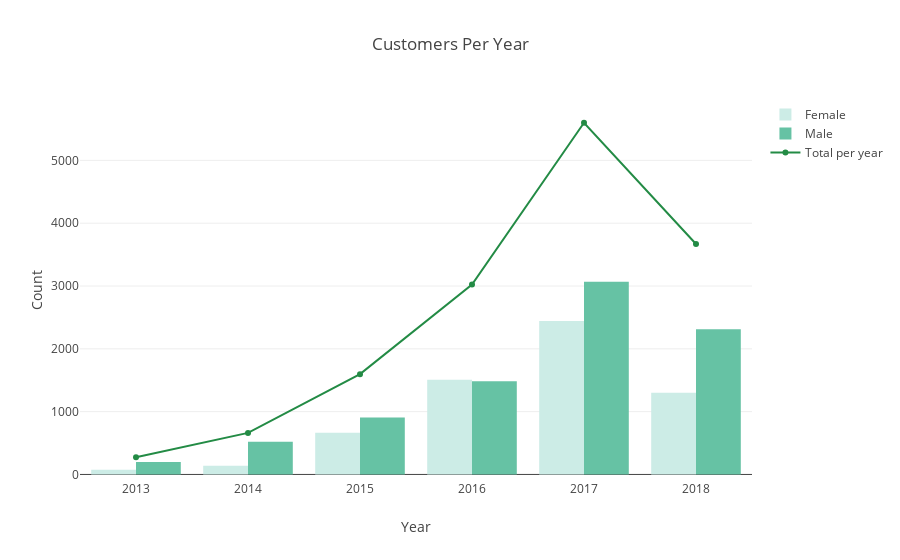

The code cell stored with this chart in its notebook:
### Code cell
customers_per_year_total = profile.became_member_on.groupby([profile.year]).count()
customers_per_year_female = profile[profile.gender == 'F'].became_member_on.groupby([profile.year]).count()
customers_per_year_male = profile[profile.gender == 'M'].became_member_on.groupby([profile.year]).count()


trace_1 = go.Bar(
    x = customers_per_year_total.index,
    y = customers_per_year_female, 
    name = 'Female', 
    #mode = 'lines',
    #legendgroup= 'group2', 
    marker=dict(
            color=bupu[2])
)



trace_2 = go.Bar(
    x = customers_per_year_total.index,
    y = customers_per_year_male, 
    name = 'Male', 
    #mode = 'lines',
    #legendgroup= 'group2', 
    marker=dict(
            color=bupu[4])
)



trace_4 = go.Scatter(
    x = customers_per_year_total.index,
    y = customers_per_year_total, 
    name = 'Total per year', 
    mode = 'lines+markers',
    #legendgroup= 'group2', 
    marker=dict(
            color=bupu[6])
)

layout = go.Layout(title="Customers Per Year", 
                        barmode='group', 
                        xaxis = dict(ticks='', nticks=8, 
                                    title=go.layout.xaxis.Title(
                                    text='Year')),
                        yaxis = dict(title=go.layout.yaxis.Title(
                                    text='Count')))

fig = go.Figure(data=[trace_1, trace_2, trace_4], layout=layout)
plotly.offline.iplot(fig)


#py.iplot(fig, filename='Accidents_Severity_Per_Year')

### Figure 1 — Plotly figure (JSON) as saved in the notebook; plotly's stock layout.template omitted (floating-point values rounded to 4 significant figures)
{"data": [{"marker": {"color": "rgb(204,236,230)"}, "name": "Female", "type": "bar", "uid": "73393627-0ca4-4c4f-8356-b4760215e1ab", "x": [2013, 2014, 2015, 2016, 2017, 2018], "y": [74, 138, 663, 1509, 2443, 1302]}, {"marker": {"color": "rgb(102,194,164)"}, "name": "Male", "type": "bar", "uid": "1c531941-6912-457a-9169-66d8c9cf29d0", "x": [2013, 2014, 2015, 2016, 2017, 2018], "y": [197, 520, 905, 1483, 3067, 2312]}, {"marker": {"color": "rgb(35,139,69)"}, "mode": "lines+markers", "name": "Total per year", "type": "scatter", "uid": "1abc246b-a92a-444b-82ba-07931b4542e2", "x": [2013, 2014, 2015, 2016, 2017, 2018], "y": [274, 662, 1597, 3024, 5599, 3669]}], "layout": {"barmode": "group", "title": {"text": "Customers Per Year"}, "xaxis": {"nticks": 8, "ticks": "", "title": {"text": "Year"}}, "yaxis": {"title": {"text": "Count"}}}}
